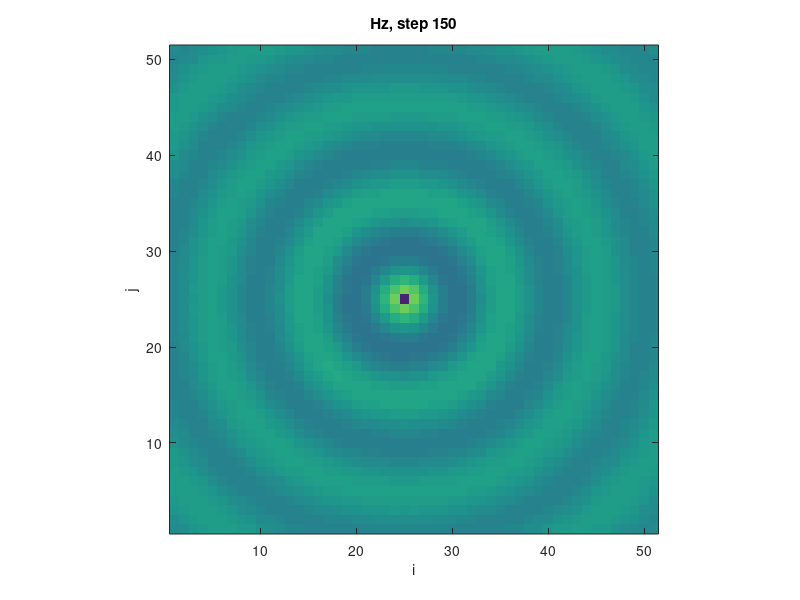

Reproduce this figure in MATLAB.
% This program demonstrates a two-dimensional FDTD simulation(Modified TE).
% The program mainly simulates the propagation of electromagnetic wave in 
% free space. The excitation source is a harmonic field source. The Mur
% absorbing boundary condition is used as the boundary condition.

% 该程序演示了二维FDTD模拟（修改后的TE）。该程序主要模拟电磁波在自由空间中
% 的传播。激励源为时谐场源。边界条件为Mur吸收边界条件。

clc;
clear;
close all;

%***********************************************************************
% Fundamental constants 基本常数
%***********************************************************************

eps0 = 8.85e-12;	% permittivity of vacuum 真空介电常数
mu0 = 4*pi*1e-7;	% permeability of vacuum 真空磁导率
c0 = 1/sqrt(mu0*eps0);	% speed of light 光速

%***********************************************************************
% Mesh parameters 网格参数
%***********************************************************************

Nx = 50;	% number of cells in 2D problem space 二维问题空间中的单元数
Ny = 50;
Nt = 150;	% number of iterations 迭代次数
dx = 3e-2;	% space step 空间步长
dy = 3e-2;
dt = 1/(2.0*c0*sqrt(1/dx^2+1/dy^2));	%time step 时间步长

%***********************************************************************
% Material properties 媒质特性
%***********************************************************************

epsR = 1;	% relative permittivity 相对介电常数
muR = 1;	% relative permeability 相对电导率
sigE = 0;	% electric conductivity 电导率
sigH = 0;	% effective magnetism conductivity 等效磁导率

%***********************************************************************
% Boundary conditions 边界条件
%***********************************************************************

% PEC边界条件

%***********************************************************************
% Updating coefficients 更新系数
%***********************************************************************

CA = (eps0*epsR/dt-sigE/2)/(eps0*epsR/dt+sigE/2);
CB = 1/(eps0*epsR/dt+sigE/2);
CP = (mu0*muR/dt-sigH/2)/(mu0*muR/dt+sigH/2);
CQ = 1/(mu0*muR/dt+sigH/2);

%***********************************************************************
% Source excitation 源激励
%***********************************************************************

fre = 1.0e+9; % frequency 频率
Jx = round(Nx/2);	% position 位置
Jy = round(Ny/2);

%***********************************************************************
% Initializing field arrays 初始化场
%***********************************************************************

Ex = zeros(Nx+1,Ny);
Ey = zeros(Nx,Ny+1);
Hz = zeros(Nx+1,Ny+1);

%***********************************************************************
% BEGIN TIME-STEPPING LOOP 开始迭代
%***********************************************************************

temp2z = Hz;
for n=1:Nt
    
    % Set excitation source 设置激励源
    Hz(Jx,Jy) = sin(2*pi*fre*n*dt);
    
    % Update electric field 更新磁场
    % Ex
    for i = 2:Nx
        for j = 1:Ny
            Ex(i,j) = CA*Ex(i,j)+CB*(Hz(i,j+1)-Hz(i,j))/dy;
        end
    end
    % Ey
    for i = 1:Nx
        for j = 2:Ny
            Ey(i,j) = CA*Ey(i,j)-CB*(Hz(i+1,j)-Hz(i,j))/dx;
        end
    end

    tempz = Hz;
    
    % Update magnetic field 更新电场
    % Hz
    for i = 2:Nx
        for j = 2:Ny
           Hz(i,j) = CP*Hz(i,j)-CQ* ...
                      ((Ey(i,j)-Ey(i-1,j))/dx-(Ex(i,j)-Ex(i,j-1))/dy);
        end
    end 
    
    % Set boundary conditions 设置边界条件
    % 边
    % 一阶Mur
%     % 左
%     for j = 2:Ny
%         Hz(1,j) = tempz(2,j)+((c0*dt-dx)/(c0*dt+dx))*(Hz(2,j)-tempz(1,j));
%     end
%     % 右
%     for j = 2:Ny
%         Hz(Nx+1,j) = tempz(Nx,j)+((c0*dt-dx)/(c0*dt+dx))*(Hz(Nx,j)-tempz(Nx+1,j));
%     end
%     % 下
%     for i = 2:Nx
%         Hz(i,1) = tempz(i,2)+((c0*dt-dy)/(c0*dt+dy))*(Hz(i,2)-tempz(i,1));
%     end
%     % 上
%     for i = 2:Nx
%         Hz(i,Ny+1) = tempz(i,Ny)+((c0*dt-dy)/(c0*dt+dy))*(Hz(i,Ny)-tempz(i,Ny+1));
%     end
    % 二阶Mur
    % 左
    for j = 2:Ny
        Hz(1,j) = tempz(2,j)+((c0*dt-dx)/(c0*dt+dx))*(Hz(2,j)-tempz(1,j))+ ...
                  (c0*c0*eps0*epsR*dt)/(2*(c0*dt+dx))*(dx/dy)*(Ex(1,j)-Ex(1,j-1)+Ex(2,j)-Ex(2,j-1));
    end
    % 右
    for j = 2:Ny
        Hz(Nx+1,j) = tempz(Nx,j)+((c0*dt-dx)/(c0*dt+dx))*(Hz(Nx,j)-tempz(Nx+1,j))+ ...
                     (c0*c0*eps0*epsR*dt)/(2*(c0*dt+dx))*(dx/dy)*(Ex(Nx+1,j)-Ex(Nx+1,j-1)+Ex(Nx,j)-Ex(Nx,j-1));
    end
    % 下
    for i = 2:Nx
        Hz(i,1) = tempz(i,2)+((c0*dt-dy)/(c0*dt+dy))*(Hz(i,2)-tempz(i,1))- ...
                  (c0*c0*eps0*epsR*dt)/(2*(c0*dt+dy))*(dy/dx)*(Ey(i,1)-Ey(i-1,1)+Ey(i,2)-Ey(i-1,2));
    end
    % 上
    for i = 2:Nx
        Hz(i,Ny+1) = tempz(i,Ny)+((c0*dt-dy)/(c0*dt+dy))*(Hz(i,Ny)-tempz(i,Ny+1))- ...
                     (c0*c0*eps0*epsR*dt)/(2*(c0*dt+dy))*(dy/dx)*(Ey(i,Ny+1)-Ey(i-1,Ny+1)+Ey(i,Ny)-Ey(i-1,Ny));
    end
    % 角点
	% 方法一
%     % 左下
%     Hz(1,1)=tempz(2,2)+((c0*dt-sqrt(dx^2+dy^2))/(c0*dt+sqrt(dx^2+dy^2)))*(Hz(2,2)-tempz(1,1));
%     % 左上
%     Hz(1,Ny+1)=tempz(2,Ny)+((c0*dt-sqrt(dx^2+dy^2))/(c0*dt+sqrt(dx^2+dy^2)))*(Hz(2,Ny)-tempz(1,Ny+1));
%     % 右上
%     Hz(Nx+1,Ny+1)=tempz(Nx,Ny)+((c0*dt-sqrt(dx^2+dy^2))/(c0*dt+sqrt(dx^2+dy^2)))*(Hz(Nx,Ny)-tempz(Nx+1,Ny+1));
%     % 右下
%     Hz(Nx+1,1)=tempz(Nx,2)+((c0*dt-sqrt(dx^2+dy^2))/(c0*dt+sqrt(dx^2+dy^2)))*(Hz(Nx,2)-tempz(Nx+1,1));
    % 方法二
    % 左下
    Hz(1,1) = (1-sqrt(2)*c0*dt/sqrt(dx^2+dy^2))*temp2z(1,1)+sqrt(2)*c0*dt/sqrt(dx^2+dy^2)*temp2z(2,2);
    % 左上
    Hz(1,Ny+1) = (1-sqrt(2)*c0*dt/sqrt(dx^2+dy^2))*temp2z(1,Ny+1)+sqrt(2)*c0*dt/sqrt(dx^2+dy^2)*temp2z(2,Ny);
    % 右上
    Hz(Nx+1,Ny+1) = (1-sqrt(2)*c0*dt/sqrt(dx^2+dy^2))*temp2z(Nx+1,Ny+1)+sqrt(2)*c0*dt/sqrt(dx^2+dy^2)*temp2z(Nx,Ny);
    % 右下
    Hz(Nx+1,1) = (1-sqrt(2)*c0*dt/sqrt(dx^2+dy^2))*temp2z(Nx+1,1)+sqrt(2)*c0*dt/sqrt(dx^2+dy^2)*temp2z(Nx,2);
    
    temp2z = tempz;
    
    % Visualize fields 可视化场 
    imagesc(Hz');
    shading flat;caxis([-1.0 1.0]);axis image;axis xy; 
    title(['Hz, step ',int2str(n)]);xlabel('i');ylabel('j');
    drawnow;

end

%***********************************************************************
% END TIME-STEPPING LOOP 终止循环
%***********************************************************************